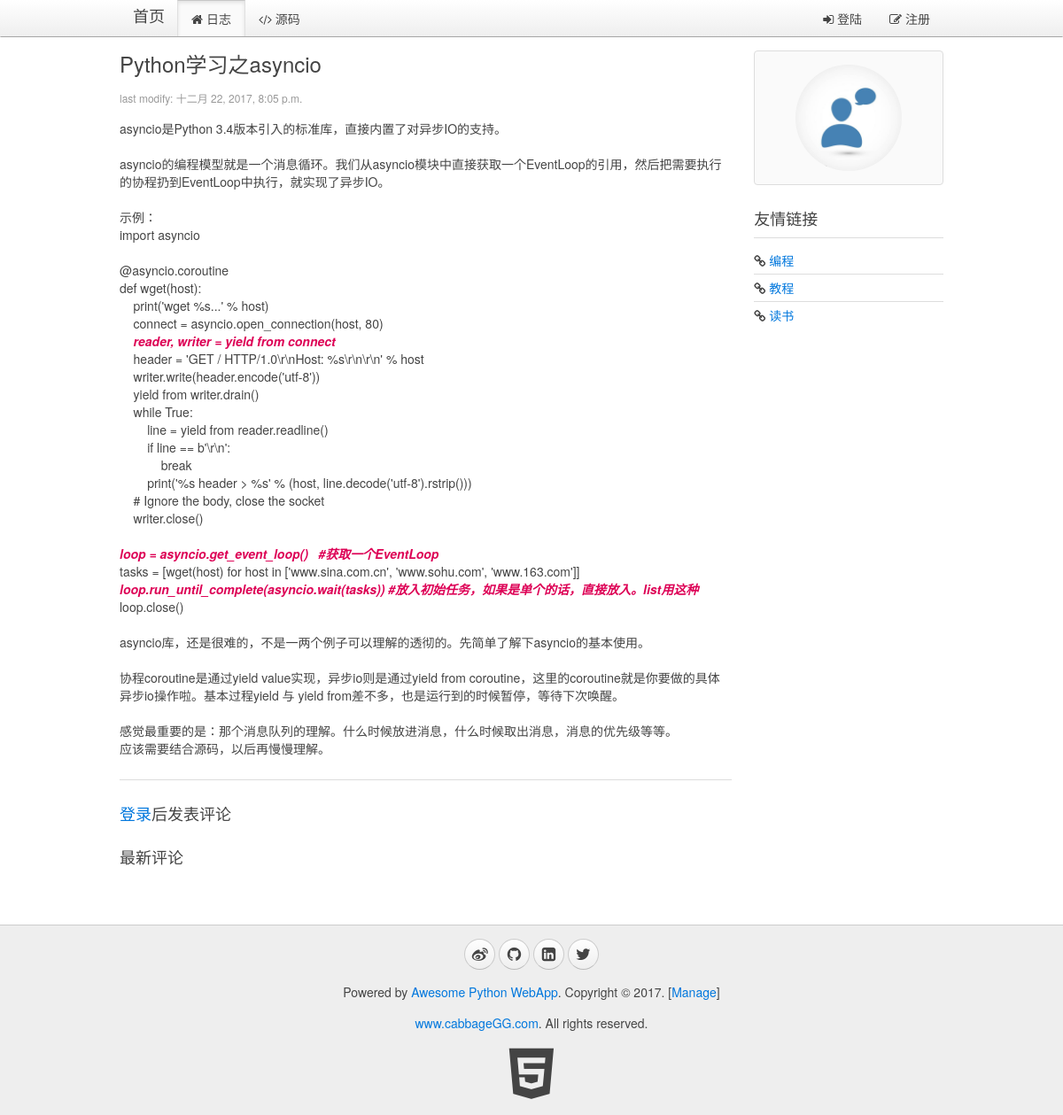
/blog/page/47/, run on an earlier commit of the app's database.
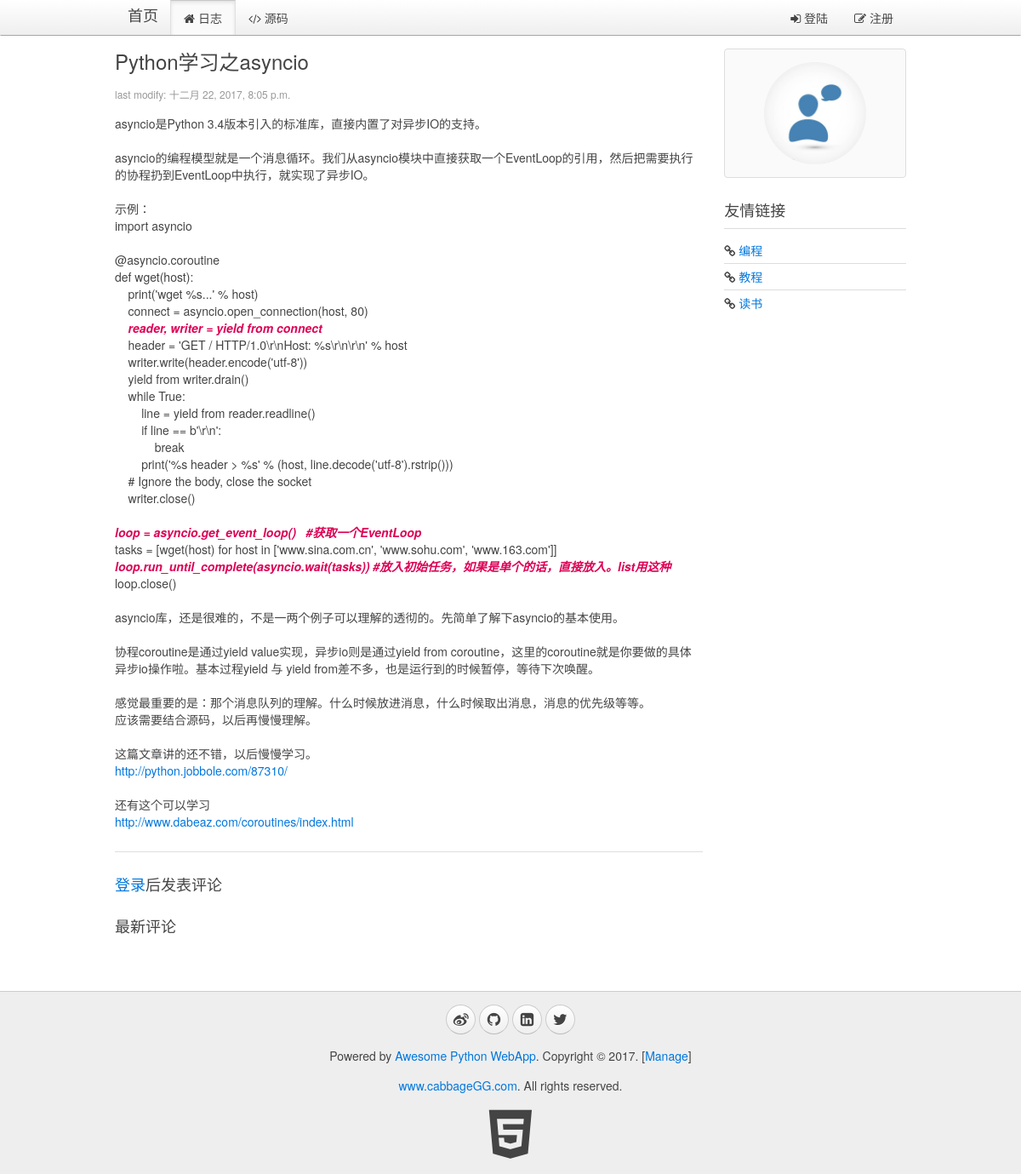
And on a later commit of the database.
### blog/models.py (models this page shows, shortened)
class Blog(models.Model):
    title = models.CharField(max_length=32, default="Title")
    content = models.TextField(null=True)
    summary = models.TextField(null=True)
    create_time = models.DateTimeField(null=True)

### blog/views.py (the view)
# urls.py: url(r'^page/(?P<blog_id>\d+)/$', views.show_blog, name="show_blog"),
def show_blog(request, blog_id):
    userinfo = ""
    account = request.COOKIES.get("account","")
    if account:
        userinfo = models.User.objects.filter(account=account)
        if userinfo:
            userinfo = userinfo[0]
    blog = models.Blog.objects.get(id=blog_id)
    comments = models.Comments.objects.filter(blog_id=blog_id, comment_id=0)
    return render(request, "blog/blog.html", {"blog": blog, "comments":comments, "userinfo":userinfo})

### blog/templatetags/myfilter.py (called while the page is built)
@register.filter
def replaceTags(content):  #这里应该需要继续研究下，有时候需要空格，而不是&nbsp;
    content = content.replace("  ", "&nbsp;&nbsp;")  # 预处理空格
    content = content.replace("\n", "<br/>")  # 预处理换行
    return content

### blog/templates/blog/blog.html (shortened to what this page needs)
{% extends '__base__.html' %}
{% load myfilter %}
{% block content %}
    <div class="uk-width-medium-3-4">
        <article class="uk-article">
            <h2>{{ blog.title }}</h2>
            <p class="uk-article-meta">last modify: {{ blog.create_time }}</p>
            <p>{% autoescape off %}{{ blog.content | replaceTags }}{% endautoescape %}</p>
        </article>
        <hr class="uk-article-divider">
    {% if userinfo %}
        <h3>发表评论</h3>
        <article class="uk-comment">
            <header class="uk-comment-header">
                <img class="uk-comment-avatar uk-border-circle" width="50" height="50" src="{% if userinfo.image %}{{ userinfo.image.url }} {% else %} /media/img/default.jpg {% endif %}">
                <h4 class="uk-comment-title">{{ userinfo.name | default:'游客' }}</h4>
            </header>
            <div class="uk-comment-body">
                <form id="form-comment" class="uk-form" action="javascript:void(0)" method="post">
                    {% csrf_token %}
                    <input id="yj-c-blogid" type="hidden" name="blog_id" value="{{ blog.id }}">
                    <input id="yj-c-commentid" type="hidden" name="comment_id" value="{{ comment.id | default:'0' }}">
                    <input id="yj-c-username" type="hidden" name="user_name" value="{{ userinfo.name | default:'游客' }}">
                    <input id="yj-c-userimage" type="hidden" name="user_img" value="{{ userinfo.image | default:"img/default.jpg" }}">
                    <div class="uk-alert uk-alert-danger uk-hidden"></div>
                    <div id="yj-c-content-div" class="uk-form-row">
                        <textarea id="yj-c-content" name="content" rows="6" placeholder="说点什么吧" style="width:100%;resize:none;"></textarea>
                    </div>
                    <div class="uk-form-row">
                        <input type="submit" class="uk-button uk-button-primary" value="发表评论">
                    </div>
                    <p id="comment-msg">
                    </p>
                </form>
            </div>
        </article>
        <hr class="uk-article-divider">
    {% else %}
        <h3><a href="{% url 'blog:signin' %}">登录</a>后发表评论</h3>
    {% endif %}
        <h3>最新评论</h3>
    </div>
    <div class="uk-width-medium-1-4">
        <div class="uk-panel uk-panel-box">
            <div class="uk-text-center">
                <img class="uk-border-circle" width="120" height="120" src="{% if userinfo.image %}{{ userinfo.image.url }} {% else %} /media/img/default.jpg {% endif %}">
            </div>
        </div>
        <div class="uk-panel uk-panel-header">
            <h3 class="uk-panel-title">友情链接</h3>
            <ul class="uk-list uk-list-line">
                <li><i class="uk-icon-link"></i> <a target="_blank" href="https://github.com/cabbageGG">编程</a></li>
                <li><i class="uk-icon-link"></i> <a target="_blank" href="https://www.liaoxuefeng.com/">教程</a></li>
                <li><i class="uk-icon-link"></i> <a target="_blank" href="http://blog.jobbole.com/all-posts/">读书</a></li>
            </ul>
        </div>
    </div>
{% endblock %}

What changed in the data, as far as the page shows it:
changed Blog "Python学习之asyncio": content "…yield from差不多，也是运行到的时候暂停，等待下次唤醒。 感觉最重要的是：那个消息队列的理解。什么时候放进消息，什么时候取出消息，消息的优先级等等。 应该需要结合源码，以后再慢慢理解。" → "…yield from差不多，也是运行到的时候暂停，等待下次唤醒。 感觉最重要的是：那个消息队列的理解。什么时候放进消息，什么时候取出消息，消息的优先级等等。 应该需要结合源码，以后再慢慢理解。 这篇文章讲的还不错，以后慢慢学习。 http://python.jobbole.com/87310/ 还有这个可以学习 http://www.dabeaz.com/coroutines/index.html"
